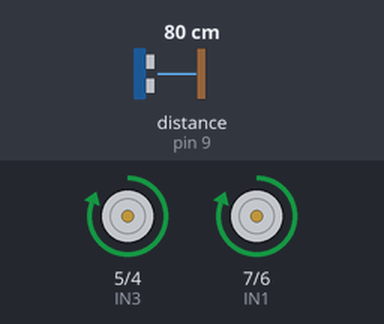
Recording of a sketch running on a simulated Arduino Uno, built with avr-gcc and run on an emulated ATmega328P. Parts: motor-driver pin pairs drawn as motors (green arrow = first pin HIGH = forward, orange = second pin HIGH = backward, longer = more drive). Wiring (inferred from the names in the program): ultrasonic range finder: trigger pin 8; echo pin 9. The test bench sets the inputs (shaded band); at power-on: distance to the obstacle (sensor on pin 9) 80 cm. The echo pulse lasts 58.3 µs per cm.

Above: at 1.2 s.
1.3 s: distance to the obstacle (sensor on pin 9) set to 2 cm
At 1.9 s:
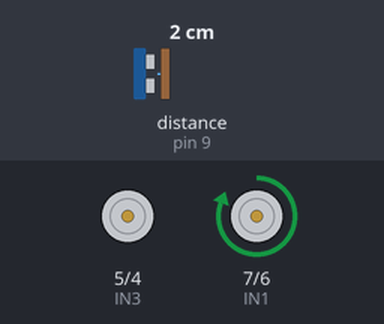
4.3 s: distance to the obstacle (sensor on pin 9) set to 35 cm
At 5.4 s:
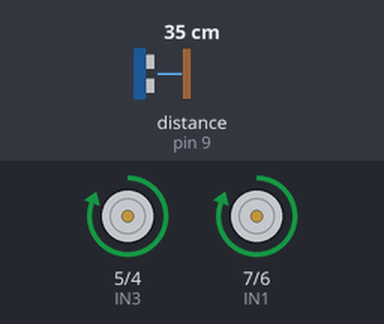
5.8 s: distance to the obstacle (sensor on pin 9) set to 4 cm
At 5.92 s:
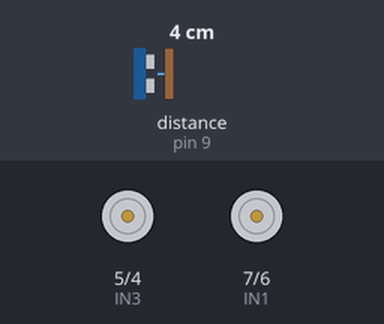
8.8 s: distance to the obstacle (sensor on pin 9) set to 60 cm
At 9.9 s:
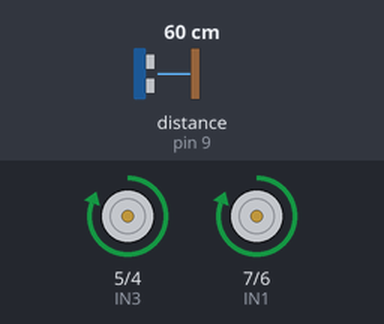
Timing chart, 0 to 11.3 s (numbered marks = the images above; inputs shaded):
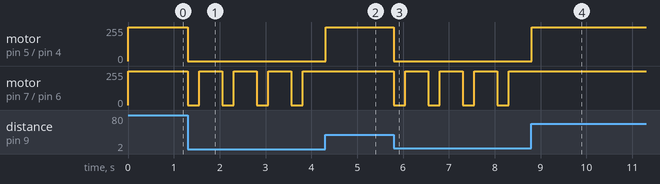

The sketch:

code_ultrasonic.ino
```cpp
#define IN1 7
#define IN2 6
#define IN3 5
#define IN4 4
#define trig 8
#define echo 9
long duration,distance;
void setup() {
for(int i=4;i<=8;i++)
{
pinMode(i, OUTPUT);
}
pinMode(echo, INPUT);
}
void Ultrasonic(){
digitalWrite(trig, LOW);
delayMicroseconds(2);
digitalWrite(trig, HIGH);
delayMicroseconds(10);
digitalWrite(trig, LOW);
duration = pulseIn(echo, HIGH);
distance = (duration/2) * 0.0343;
}
void forword()
{
digitalWrite(IN1, HIGH);
digitalWrite(IN2, LOW);
digitalWrite(IN3, HIGH);
digitalWrite(IN4, LOW);
}
void backword(){
digitalWrite(IN1, LOW);
digitalWrite(IN2, HIGH);
digitalWrite(IN3, LOW);
digitalWrite(IN4, HIGH);
}
void left(){
digitalWrite(IN1, LOW);
digitalWrite(IN2, LOW);
digitalWrite(IN3, HIGH);
digitalWrite(IN4, LOW);
}
void right()
{
digitalWrite(IN1, HIGH);
digitalWrite(IN2, LOW);
digitalWrite(IN3, LOW);
digitalWrite(IN4, LOW);
}
void stopp(){
digitalWrite(IN1, LOW);
digitalWrite(IN2, LOW);
digitalWrite(IN3, LOW);
digitalWrite(IN4, LOW);
}
void loop(){
Ultrasonic();
if(distance<20){
stopp();
delay(250);
right(); //or left as you like
delay(500);
}
else{
forword();
}
}
```

Measured:
- after the input at 1.3 s, motor on pin 5 (IN3) / pin 4 (IN4): forward 255/255 → stopped at once; motor on pin 7 (IN1) / pin 6 (IN2): alternates forward 255/255 for 0.50 s and stopped for 0.25 s, starting at once
- after the input at 4.3 s, motor on pin 5 (IN3) / pin 4 (IN4): stopped → forward 255/255 at once; motor on pin 7 (IN1) / pin 6 (IN2): stops changing and stays forward 255/255
- after the input at 5.8 s, motor on pin 5 (IN3) / pin 4 (IN4): forward 255/255 → stopped at once; motor on pin 7 (IN1) / pin 6 (IN2): alternates forward 255/255 for 0.50 s and stopped for 0.25 s, starting at once
- after the input at 8.8 s, motor on pin 5 (IN3) / pin 4 (IN4): stopped → forward 255/255 at once; motor on pin 7 (IN1) / pin 6 (IN2): stops changing and stays forward 255/255
